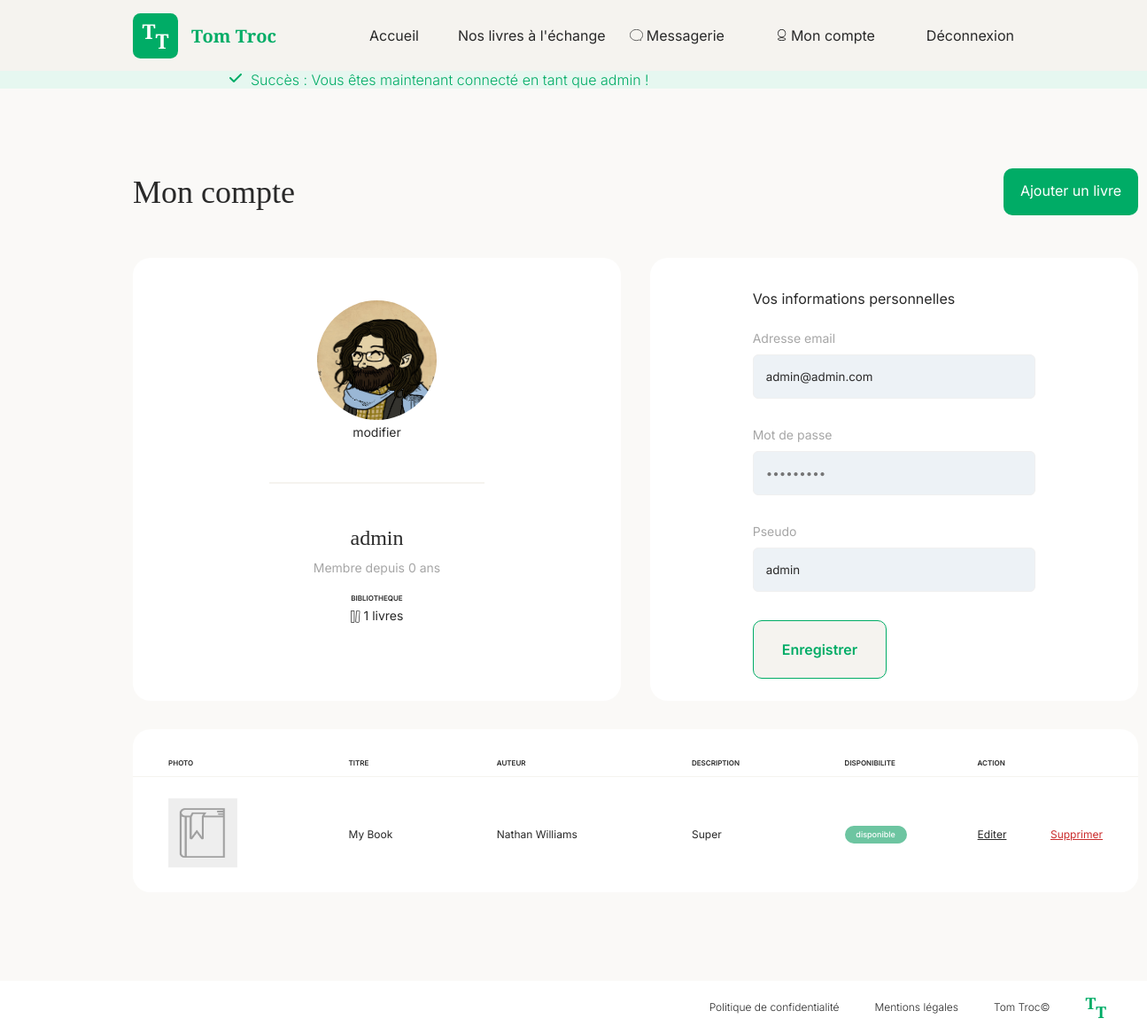
Screenshot of /index.php?route=my-profile (signed in) with the database file from the repository.
### tables this page shows
CREATE TABLE `users` (
  `id` int(11) NOT NULL,
  `username` varchar(50) NOT NULL,
  `password_hash` varchar(255) NOT NULL,
  `email` varchar(255) NOT NULL,
  `profile_img_id` int(11) DEFAULT NULL,
  `valid` int(11) NOT NULL DEFAULT 1,
  `created_at` datetime DEFAULT current_timestamp(),
  `updated_at` datetime DEFAULT current_timestamp() ON UPDATE current_timestamp()
);

CREATE TABLE `books` (
  `id` int(11) NOT NULL,
  `title` varchar(255) NOT NULL,
  `description` text DEFAULT NULL,
  `author_id` int(11) NOT NULL,
  `owner_id` int(11) NOT NULL,
  `cover_img_id` int(11) DEFAULT NULL,
  `available` tinyint(1) NOT NULL DEFAULT 1,
  `valid` int(11) NOT NULL DEFAULT 1,
  `created_at` datetime DEFAULT current_timestamp(),
  `updated_at` datetime DEFAULT current_timestamp() ON UPDATE current_timestamp()
);

CREATE TABLE `files` (
  `id` int(11) NOT NULL,
  `user_id` int(11) DEFAULT NULL,
  `title` varchar(255) DEFAULT NULL,
  `mime_type` varchar(255) DEFAULT NULL,
  `file_path` varchar(255) DEFAULT NULL,
  `valid` int(11) NOT NULL DEFAULT 1,
  `created_at` datetime DEFAULT current_timestamp(),
  `updated_at` datetime DEFAULT current_timestamp() ON UPDATE current_timestamp()
);

CREATE TABLE `authors` (
  `id` int(11) NOT NULL,
  `first_name` varchar(255) DEFAULT NULL,
  `last_name` varchar(255) DEFAULT NULL,
  `pen_name` varchar(255) DEFAULT NULL,
  `biography` text DEFAULT NULL,
  `valid` int(11) NOT NULL DEFAULT 1,
  `created_at` datetime DEFAULT current_timestamp(),
  `updated_at` datetime DEFAULT current_timestamp() ON UPDATE current_timestamp()
);

### src/service/RenderService.php (called while the page is built, shortened)
<?php
class RenderService
{
    public static function renderView(string $viewName, array $params): void
    {
        $params = array_merge($params, [
            'flashMessages' => FlashService::getMessages(),
        ]);
        $viewPath = VIEW_PATH;
        extract($params);
        require_once "$viewPath/$viewName.php";
        require_once "$viewPath/main.php";
    }
}

### src/controller/MainController.php (called while the page is built, shortened)
<?php
class MainController
{
    public function myProfilePage(): void
    {
        $userManager = new UserManager();
        $bookManager = new BookManager();
        $user = $userManager->findById($_SESSION['currentUserId']);
        RenderService::renderView('my-profile', [
            'userName' => $user->getUsername(),
            'accountAge' => $user->getAccountAge()->format('%y ans'),
            'nbBooks' => $bookManager->getNbBooksFromUser($user->getId()),
            'imgProfilePath' => $user->getProfileImg() ? $user->getProfileImg()->getFilePath() : null,
            'userEmail' => $user->getEmail(),
            'userBooks' => $bookManager->findByOwner($user->getId()) ?? [],
            'externalAccount' => false,
        ]);
    }
}

### src/manager/DBManager.php (called while the page is built, shortened)
<?php
class DBManager
{
    private static $pdo;
    public static function getPDO(): PDO
    {
        if (self::$pdo === null) {
            self::$pdo = new PDO('mysql:host=' . DB_HOST . ';dbname=' . DB_NAME . ';charset=utf8', DB_USER, DB_PWD);
        }
        return self::$pdo;
    }
    public static function execQuery($sql, $params = []): PDOStatement
    {
        $pdo = self::getPDO();
        $pdo->setAttribute(PDO::ATTR_ERRMODE, PDO::ERRMODE_EXCEPTION);
        $pdo->setAttribute(PDO::ATTR_DEFAULT_FETCH_MODE, PDO::FETCH_ASSOC);
        $statement = $pdo->prepare($sql);
        $statement->execute($params);
        return $statement;
    }
}

### src/manager/UserManager.php (called while the page is built, shortened)
<?php
class UserManager
{
    public function findById(int $id): ?User
    {
        $sql = <<<SQL
            SELECT *
            FROM users
            WHERE id = :id
        SQL;
        $statement = DBManager::execQuery($sql, ['id' => $id]);
        $user = $statement->fetch();
        if ($user) {
            $newUser = new User($user);
            $fileManager = new FileManager();
            $profileImg = $fileManager->findById($newUser->getProfileImgId());
            $newUser->setProfileImg($profileImg);
            return $newUser;
        }
        return null;
    }
}

### src/entity/Book.php (called while the page is built, shortened)
<?php
class Book extends BaseEntity
{
    private string $title;
    private ?Author $author = null;
    private ?string $description;
    private ?File $coverImg = null;
    private bool $available;
    public function getTitle(): string
    {
        return $this->title;
    }
    public function setTitle(string $title): void
    {
        $this->title = $title;
    }
    public function getDescription(): ?string
    {
        return $this->description;
    }
    public function setDescription(?string $description): void
    {
        $this->description = $description;
    }
    public function isAvailable(): bool
    {
        return $this->available;
    }
    public function setAvailable(bool $available): void
    {
        $this->available = $available;
    }
    public function getAuthor(): ?Author
    {
        return $this->author;
    }
    public function setAuthor(?Author $author): void
    {
        $this->author = $author;
    }
    public function getCoverImg(): ?File
    {
        return $this->coverImg;
    }
    public function setCoverImg(?File $coverImg): void
    {
        $this->coverImg = $coverImg;
    }
}

### src/entity/File.php (called while the page is built, shortened)
<?php
class File extends BaseEntity
{
    private string $filePath;
    public function getFilePath(): ?string
    {
        return $this->filePath;
    }
    public function setFilePath(?string $filePath): void
    {
        $this->filePath = $filePath;
    }
}

### src/manager/FileManager.php (called while the page is built, shortened)
<?php
class FileManager
{
    public function findById(?int $id): ?File
    {
        $sql = <<<SQL
            SELECT *
            FROM files
            WHERE id = :id
        SQL;
        $statement = DBManager::execQuery($sql, ['id' => $id]);
        $file = $statement->fetch();
        if ($file) {
            return new File($file);
        }
        return null;
    }
}

### src/manager/BookManager.php (called while the page is built, shortened)
<?php
class BookManager
{
    public function findByOwner(int $userId): ?array
    {
        $sql = <<<SQL
            SELECT *
            FROM books
            WHERE owner_id = :userId
        SQL;
        $statement = DBManager::execQuery($sql, ['userId' => $userId]);
        $booksResults = $statement->fetchAll();
        if ($booksResults) {
            $books = [];
            foreach ($booksResults as $bookResult) {
                $authorManager = new AuthorManager();
                $fileManager = new FileManager();
                $userManager = new UserManager();
                $newBook = new Book($bookResult);
                $newBook->setOwner($userManager->findById($newBook->getOwnerId()));
                $newBook->setAuthor($authorManager->findById($newBook->getAuthorId()));
                $newBook->setCoverImg($fileManager->findById($newBook->getCoverImgId()));
                $books[] = $newBook;
            }
            return $books;
        }
        return null;
    }
}

### src/entity/Author.php (called while the page is built, shortened)
<?php
class Author extends BaseEntity
{
    private ?string $firstName;
    private ?string $lastName;
    public function getFullName(): ?string
    {
        if ($this->firstName && $this->lastName) {
            return "{$this->firstName} {$this->lastName}";
        }
        return null;
    }
    public function setFirstName(?string $firstName): void
    {
        $this->firstName = $firstName;
    }
    public function setLastName(?string $lastName): void
    {
        $this->lastName = $lastName;
    }
    public function setPenName(?string $penName): void
    {
        $this->penName = $penName;
    }
}

### src/manager/AuthorManager.php (called while the page is built, shortened)
<?php
class AuthorManager
{
    public function findById(int $id): ?Author
    {
        $sql = <<<SQL
            SELECT *
            FROM authors
            WHERE id = :id
        SQL;
        $statement = DBManager::execQuery($sql, ['id' => $id]);
        $author = $statement->fetch();
        if ($author) {
            return new Author($author);
        }
        return null;
    }
}

### src/entity/BaseEntity.php (called while the page is built, shortened)
<?php
abstract class BaseEntity
{
    private int $id;
    public function getId(): int
    {
        return $this->id;
    }
    public function setId(int $id): void
    {
        $this->id = $id;
    }
}

### src/view/my-profile.php (the view, shortened to what this page needs)
<section id="my-profile" class="profile light-section">
    <div id="my-profile-header" class="flex-row">
        <h1 id="my-profile-title">Mon compte</h1>
        <a href="index.php?route=edit-book&id=0" class="green-cta-btn add-book-btn">Ajouter un livre</a>
    </div>
    <div id="profile-info-section">
        <div class="user-card white-section">
            <?php
                require_once VIEW_PATH . '/user-card.php';
            ?>
        </div>
        <div class="modif-user-card white-section">
            <form id="modif-user-form" method="POST" action="index.php?route=my-profile" enctype="multipart/form-data">
                <h2>Vos informations personnelles</h2>
                <div class="form-field">
                    <label for="email">Adresse email</label>
                    <input type="email" id="email" name="email" value="<?= htmlspecialchars($userEmail) ?>">
                </div>
                <div class="form-field">
                    <label for="password">Mot de passe</label>
                    <input type="password" id="password" name="password" value="" placeholder="•••••••••">
                </div>
                <div class="form-field">
                    <label for="username">Pseudo</label>
                    <input type="text" id="username" name="username" value="<?= htmlspecialchars($userName) ?>">
                </div>
                <input type="submit" name="submit" value="Enregistrer">
            </form>
        </div>
    </div>
    <div id="profile-books" class="books-card user-books-card white-section">
            <table>
                <thead>
                    <tr>
                        <th>PHOTO</th>
                        <th>TITRE</th>
                        <th>AUTEUR</th>
                        <th>DESCRIPTION</th>
                        <th>DISPONIBILITE</th>
                        <th>ACTION</th>
                    </tr>
                </thead>
                <tbody>
                <?php
                foreach ($userBooks as $book) {
                    $availableClass = $book->isAvailable() ? 'available' : 'not-available';
                    ?>
                        <tr>
                            <td>
                                <img src="data/images/books/<?= $book->getCoverImg()->getFilePath() ?>"
                                alt="<?= htmlspecialchars($book->getTitle()) ?>">
                            </td>
                            <td><?= htmlspecialchars($book->getTitle()) ?></td>
                            <td><?= htmlspecialchars($book->getAuthor()->getFullName()) ?></td>
                            <td><?= htmlspecialchars($book->getDescription()) ?></td>
                            <td>
                                <div class="available-tag <?= $availableClass ?>">
                                <?= $book->isAvailable() ? 'disponible' : 'non dispo.' ?>
                                </div>
                            </td>
                            <td>
                                <div class="table-actions">
                                    <a href="index.php?route=edit-book&id=<?= $book->getId()?>"
                                    class="books-card-link">Editer</a>
                                    <a href="index.php?route=delete-book&id=<?= $book->getId() ?>"
                                    class="books-card-link important"
                                    onclick="return confirm('<?= \App\Entity\Book::DELETE_CONFIRM ?>')">Supprimer</a>
                                </div>
                            </td>
                        </tr>
                        <?php
                }
                ?>
                </tbody>
            </table>
    </div>
</section>

### src/view/user-card.php (shortened to what this page needs)
<img class="user-card-img" src="data/images/users/<?= $imgProfilePath ?>" alt="photo de profil de l'utilisateur">
<?php if (!$externalAccount) { ?>
    <label for="profile-img" id="modif-link">modifier</label>
<?php } ?>
<hr class="user-card-hr">
<h2><?= htmlspecialchars($userName) ?> </h2>
<p class="seniority-text">
    Membre depuis <?= $accountAge ?>
</p>
<h3>BIBLIOTHEQUE</h3>
<div>
    <p class="library-text">
        <svg width="11" height="14" viewBox="0 0 11 14" fill="none" xmlns="http://www.w3.org/2000/svg">
            <path fill-rule="evenodd" clip-rule="evenodd" d="M9.46556 0.160154L7.2112 0.00251429C6.65202 -0.0365878 6.16701 0.385024 6.12791 0.944207L5.32192 12.4705C5.28281 13.0296 5.70442 13.5147 6.26361 13.5538L8.51796 13.7114C9.07715 13.7505 9.56215 13.3289 9.60125 12.7697L10.4072 1.24345C10.4464 0.684262 10.0247 0.199256 9.46556 0.160154ZM6.84113 0.99408C6.85269 0.828798 6.99605 0.70418 7.16133 0.715737L9.41568 0.873377C9.58096 0.884935 9.70558 1.02829 9.69403 1.19357L8.88803 12.7198C8.87647 12.8851 8.73312 13.0097 8.56783 12.9982L6.31348 12.8405C6.1482 12.829 6.02358 12.6856 6.03514 12.5203L6.84113 0.99408Z" fill="#292929"/>
            <path fill-rule="evenodd" clip-rule="evenodd" d="M3.27482 0.0648067H1.01496C0.454414 0.0648067 0 0.519224 0 1.07977V12.6342C0 13.1947 0.454416 13.6491 1.01496 13.6491H3.27482C3.83537 13.6491 4.28979 13.1947 4.28979 12.6342V1.07977C4.28979 0.519221 3.83537 0.0648067 3.27482 0.0648067ZM0.714965 1.07977C0.714965 0.914086 0.849279 0.779771 1.01496 0.779771H3.27482C3.44051 0.779771 3.57482 0.914086 3.57482 1.07977V12.6342C3.57482 12.7999 3.44051 12.9342 3.27482 12.9342H1.01496C0.849279 12.9342 0.714965 12.7999 0.714965 12.6342V1.07977Z" fill="#292929"/>
        </svg>
        <?= $nbBooks ?> livres
    </p>
</div>

### rows the page displays
users: username "admin", email "admin@admin.com"
books: cover_img.file_path (placeholder picture), title "My Book", author.last_name "Nathan Williams", description "Super", available "disponible"

### other values shown
$message "Succès : Vous êtes maintenant connecté en tant que admin !"
$accountAge "0 ans"
$nbBooks "1"
